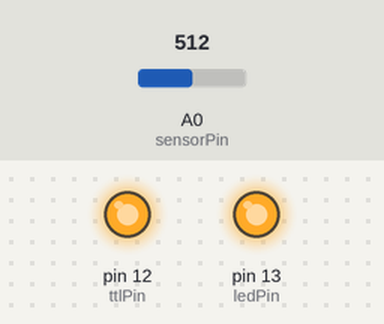
The sketch below on a simulated Arduino Uno, built with avr-gcc and run on an emulated ATmega328P. On the bench: output pins drawn as LEDs (lit = HIGH). Inputs (shaded band) come from the test bench; at power-on: A0 (sensorPin) = 512. What the sketch prints to the serial monitor is not drawn.

Above: at 3.9 s.
4.0 s: A0 (sensorPin) set to 173
8.0 s: A0 (sensorPin) set to 153
At 9.1 s:
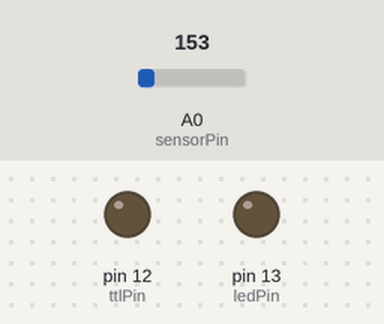
12.0 s: A0 (sensorPin) set to 306
At 12.8 s:
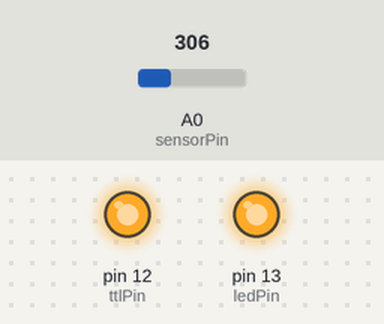
19.9 s: A0 (sensorPin) set to 122
At 20.8 s:
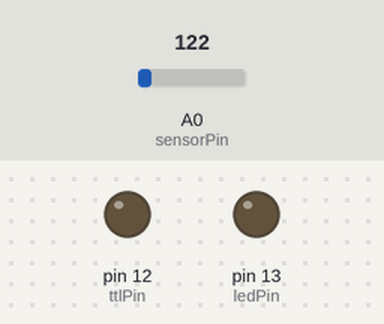
Timing chart, 0 to 22.9 s (numbered marks = the images above; inputs shaded):
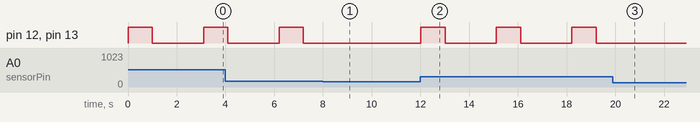

Measured:
- the behaviour switches between 162 and 161 on A0 (sensorPin) (found by bisection; images 0 and 1)
- after the input at 8.0 s, pin 12 (ttlPin), pin 13 (ledPin): stays LOW (without the input it goes to HIGH after 1.3 s)
- after the input at 12.0 s, pin 12 (ttlPin), pin 13 (ledPin): alternates HIGH for 1.0 s and LOW for 2.1 s, starting at once
- after the input at 19.9 s, pin 12 (ttlPin), pin 13 (ledPin): stays LOW (without the input it goes to HIGH after 1.4 s)

The sketch:

sensor_read.ino
```cpp
/*
 * Created by Michael Barbour
 *
 * script to read analog voltage signal from pressure transducer and plot the data
 *
 */

const int ledPin = 13; // LED pin to
const int sensorPin = A0; // Pump trigger pin

const int ttlPin = 12; // Pump trigger pin
const int exhalationPeriod = 2000; // exhalation period, need for delay in TTL signal
const int ttlPeriod = 1000; // duration of ttl signal being High

const float thresholdPressure = 8.5; // pressure value on which to trigger the syringe pump
// 5 cmh20 works well with lung disconnected
// 8.5 chH20 when connected to lung

int sensorValue = 0; // initialize sensor value: 0-1023
float voltage = 0.0; // scaled voltage value
float pressure = 0.0; // pressure value
float zero_offset_sensor = -0.67; // voltage from pressure sensor at zero-flow

void setup() {
  pinMode(ledPin, OUTPUT);
  pinMode(ttlPin, OUTPUT);
  Serial.begin(9600);
}


float voltageConvert(float volt_in, float scale, float b) // May need to account for sensor offset
{
  return volt_in * scale + b;
}


void loop() {

  sensorValue = analogRead(sensorPin);
  voltage = sensorValue * 5.0 / 1023.0; // convert from bits to volts

  pressure = voltageConvert(voltage, 1.0, zero_offset_sensor ) * 70.3; // convert from voltage to psi then to cm H20

  Serial.println(pressure); // add value to serial plotter
  Serial.print(" "); // not sure what this does

  // comment this loop if you just want to display pressure

  if (pressure > thresholdPressure){

    digitalWrite(ledPin, HIGH);
    digitalWrite(ttlPin, HIGH);
    delay(ttlPeriod);

    digitalWrite(ledPin, LOW);
    digitalWrite(ttlPin, LOW);
    delay(exhalationPeriod);
  }

  delay(100); // control data read rate
}
```
